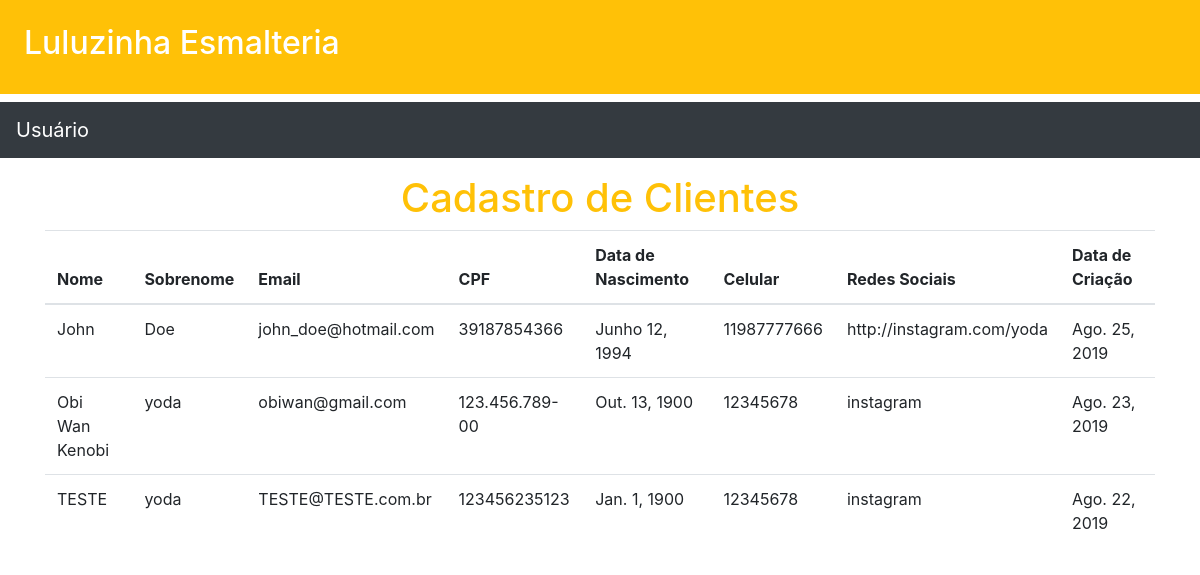
/clientes/, run on the app's committed database.
### clientes/models.py (models this page shows, shortened)
class Cliente(models.Model):
    nome = models.CharField(max_length=250)
    sobrenome = models.CharField(max_length=250)
    email = models.EmailField()
    cpf = models.CharField(max_length=14,unique=True)
    dt_nascimento = models.DateField(default='1900-01-01')
    celular = models.CharField(max_length=15)
    redes = models.CharField(max_length=80)
    data_criacao = models.DateField(auto_now_add=True)

### clientes/views.py (the view)
# urls.py: path('',lista_de_clientes,name='lista_de_clientes'),
def lista_de_clientes(request):
    clientes = Cliente.objects.all().order_by('-id')
    return render(request,"clientes/lista_de_clientes.html",{'clientes':clientes})

### core/templates/clientes/lista_de_clientes.html (shortened to what this page needs)
{% extends 'base2.html' %}
{% block content %}
<div class="container">
<div class="text-center">
<h1 class="text-warning">Cadastro de Clientes</h1>
</div>
<table class="table table-head">
    <thead>
        <tr>
            <th>Nome</th>
            <th>Sobrenome</th>
            <th>Email</th>
            <th>CPF</th>
            <th>Data de Nascimento</th>
            <th>Celular</th>
            <th>Redes Sociais</th>
            <th>Data de Criação</th>
        </tr>
    </thead>
    <tbody>
        {% for cliente in clientes %}
        <tr>
            <td>{{ cliente.nome }}</td>
            <td>{{ cliente.sobrenome }}</td>
            <td>{{ cliente.email }}</td>
            <td>{{ cliente.cpf }}</td>
            <td>{{ cliente.dt_nascimento }}</td>
            <td>{{ cliente.celular }}</td>
            <td>{{ cliente.redes }}</td>
            <td>{{ cliente.data_criacao }}</td>
        </tr>
        {% endfor %}
    </tbody>
</table>
</div>
{% endblock content %}

### data on the page
Cliente: nome "John", sobrenome "Doe", email "john_doe@hotmail.com", cpf "39187854366", dt_nascimento "Junho 12, 1994", celular "11987777666", redes "http://instagram.com/yoda", data_criacao "Ago. 25, 2019"
Cliente: nome "Obi Wan Kenobi", sobrenome "yoda", email "obiwan@gmail.com", cpf "123.456.789-00", dt_nascimento "Out. 13, 1900", celular "12345678", redes "instagram", data_criacao "Ago. 23, 2019"
Cliente: nome "TESTE", sobrenome "yoda", email "TESTE@TESTE.com.br", cpf "123456235123", dt_nascimento "Jan. 1, 1900", celular "12345678", redes "instagram", data_criacao "Ago. 22, 2019"
